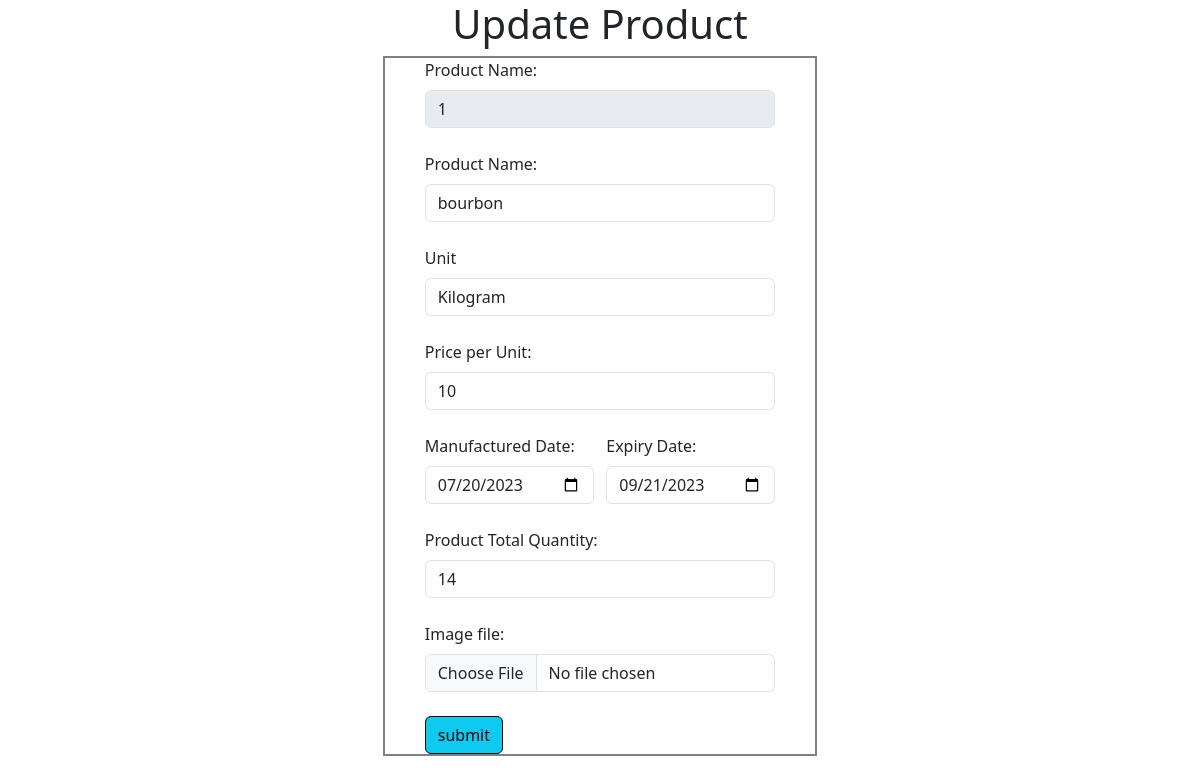
The page /admin/1/1/update on the database its author committed.
### application/models.py (models this page shows)
class Products(db.Model):
    __tablename__ = "products"
    product_id = db.Column(db.Integer, primary_key=True, unique=True, autoincrement=True, nullable=False)
    product_name = db.Column(db.String, nullable=False)
    unit = db.Column(db.String, nullable=False)
    rate_per_unit = db.Column(db.Integer, nullable=False)
    mfg_date = db.Column(db.String, nullable=False)
    exp_date = db.Column(db.String, nullable=False)
    total_quantity = db.Column(db.Integer, nullable=False)
    category_id = db.Column(db.Integer, db.ForeignKey("category.category_id"), nullable=False)

### application/controllers.py (the view, shortened to what this page needs)
@app.route("/admin/<adm_id>/<pro_id>/update", methods=['GET', 'POST'])
def update_product(adm_id, pro_id):
    if request.method == 'GET':
        product_search_query = Products.query.filter(Products.product_id == pro_id).first()
        return render_template("update_product.html", pro_id = product_search_query.product_id, pro_name = product_search_query.product_name, pro_mfg = product_search_query.mfg_date, pro_exp = product_search_query.exp_date, pro_quantity = product_search_query.total_quantity, pro_rate = product_search_query.rate_per_unit)

### templates/update_product.html (shortened to what this page needs)
<!DOCTYPE html>
<html lang="en">
<head>
    <link href="https://cdn.jsdelivr.net/npm/bootstrap@5.3.0/dist/css/bootstrap.min.css" rel="stylesheet">
</head>
<body>
    <div class="container">
        <h1>Update Product</h1>
        <form method="POST" enctype="multipart/form-data">
            <label for="name" class="form-label">Product Name: </label><br>
            <input type="text" id="name" name="p_id" value="{{pro_id}}" class="form-control" disabled>
            <br>
            <label for="name" class="form-label">Product Name: </label><br>
            <input type="text" id="name" name="p_name" value="{{pro_name}}" class="form-control" required>
            <br>
            <label for="p_unit" class="form-label">Unit</label>
            <select name="p_unit" id="p_unit" class="form-control" required>
                <option value="kg">Kilogram</option>
            </select>
            <br>
            <label for="rate" class="form-label">Price per Unit: </label><br>
            <input type="number" id="rate" name="p_rate" value="{{pro_rate}}" class="form-control" required>
            <br>
            <div class="dates">
                <div class="mfg">
                    <label for="mfg" class="form-label">Manufactured Date: </label><br>
                    <input type="date" id="mfg" name="p_mfg" value="{{pro_mfg}}" class="form-control" required>
                </div>
                <div class="exp">
                    <label for="exp" class="form-label">Expiry Date: </label><br>
                    <input type="date" id="exp" name="p_exp" value="{{pro_exp}}" class="form-control" required>
                </div>
            </div>
            <br>
            <label for="quantity" class="form-label">Product Total Quantity: </label> <br>
            <input type="number" id="quantity" name="p_quantity" value="{{pro_quantity}}" class="form-control" required>
            <br>
            <label for="image" class="form-label">Image file: </label> <br>
            <input type="file" id="image" name="image" accept="image/jpeg" class="form-control"><br>
            <input class="btn btn-info border border-black align-content-center" type="submit" value="submit">
        </form>
    </div>
</body>
</html>

### templates/update_product.html (style rules this page uses)
.container { display: flex; flex-direction: column; justify-content: center; align-items: center; }
form { border: 2px solid grey; padding: 0px 40px; }
.dates { display: flex; }

### rows shown on the page
Products: p_name "bourbon", p_mfg "07/20/2023", p_exp "09/21/2023"
